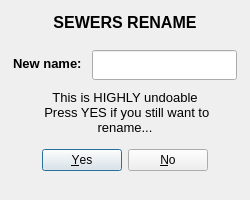
<?xml version="1.0" encoding="UTF-8"?>
<ui version="4.0">
 <class>sewersRenameDialog</class>
 <widget class="QDialog" name="sewersRenameDialog">
  <property name="geometry">
   <rect>
    <x>0</x>
    <y>0</y>
    <width>250</width>
    <height>200</height>
   </rect>
  </property>
  <property name="minimumSize">
   <size>
    <width>250</width>
    <height>200</height>
   </size>
  </property>
  <property name="maximumSize">
   <size>
    <width>250</width>
    <height>200</height>
   </size>
  </property>
  <property name="windowTitle">
   <string>Sewers Rename</string>
  </property>
  <property name="windowIcon">
   <iconset>
    <normaloff>../sewersIcon.ico</normaloff>../sewersIcon.ico</iconset>
  </property>
  <layout class="QFormLayout" name="formLayout">
   <property name="horizontalSpacing">
    <number>6</number>
   </property>
   <property name="verticalSpacing">
    <number>10</number>
   </property>
   <property name="leftMargin">
    <number>13</number>
   </property>
   <property name="topMargin">
    <number>5</number>
   </property>
   <property name="rightMargin">
    <number>13</number>
   </property>
   <property name="bottomMargin">
    <number>13</number>
   </property>
   <item row="1" column="0">
    <widget class="QLabel" name="newNameLabel">
     <property name="font">
      <font>
       <pointsize>10</pointsize>
       <bold>true</bold>
      </font>
     </property>
     <property name="text">
      <string>New name: </string>
     </property>
    </widget>
   </item>
   <item row="1" column="1">
    <widget class="QLineEdit" name="newNameLineEdit">
     <property name="minimumSize">
      <size>
       <width>0</width>
       <height>30</height>
      </size>
     </property>
     <property name="maximumSize">
      <size>
       <width>16777215</width>
       <height>30</height>
      </size>
     </property>
    </widget>
   </item>
   <item row="2" column="0" colspan="2">
    <widget class="QLabel" name="sewersRenameTextLabel">
     <property name="font">
      <font>
       <pointsize>10</pointsize>
      </font>
     </property>
     <property name="text">
      <string>This is HIGHLY undoable
 Press YES if you still want to rename...</string>
     </property>
     <property name="alignment">
      <set>Qt::AlignCenter</set>
     </property>
     <property name="wordWrap">
      <bool>true</bool>
     </property>
    </widget>
   </item>
   <item row="0" column="0" colspan="2">
    <widget class="QLabel" name="sewersRenameTitleLabel">
     <property name="sizePolicy">
      <sizepolicy hsizetype="Minimum" vsizetype="Minimum">
       <horstretch>0</horstretch>
       <verstretch>0</verstretch>
      </sizepolicy>
     </property>
     <property name="minimumSize">
      <size>
       <width>195</width>
       <height>35</height>
      </size>
     </property>
     <property name="maximumSize">
      <size>
       <width>16777215</width>
       <height>35</height>
      </size>
     </property>
     <property name="font">
      <font>
       <pointsize>12</pointsize>
       <bold>true</bold>
      </font>
     </property>
     <property name="text">
      <string>SEWERS RENAME</string>
     </property>
     <property name="alignment">
      <set>Qt::AlignCenter</set>
     </property>
    </widget>
   </item>
   <item row="3" column="0" colspan="2">
    <widget class="QDialogButtonBox" name="sewersRenameButtonBox">
     <property name="minimumSize">
      <size>
       <width>0</width>
       <height>30</height>
      </size>
     </property>
     <property name="orientation">
      <enum>Qt::Horizontal</enum>
     </property>
     <property name="standardButtons">
      <set>QDialogButtonBox::No|QDialogButtonBox::Yes</set>
     </property>
     <property name="centerButtons">
      <bool>true</bool>
     </property>
    </widget>
   </item>
  </layout>
 </widget>
 <resources/>
 <connections>
  <connection>
   <sender>sewersRenameButtonBox</sender>
   <signal>accepted()</signal>
   <receiver>sewersRenameDialog</receiver>
   <slot>accept()</slot>
   <hints>
    <hint type="sourcelabel">
     <x>248</x>
     <y>254</y>
    </hint>
    <hint type="destinationlabel">
     <x>157</x>
     <y>274</y>
    </hint>
   </hints>
  </connection>
  <connection>
   <sender>sewersRenameButtonBox</sender>
   <signal>rejected()</signal>
   <receiver>sewersRenameDialog</receiver>
   <slot>reject()</slot>
   <hints>
    <hint type="sourcelabel">
     <x>316</x>
     <y>260</y>
    </hint>
    <hint type="destinationlabel">
     <x>286</x>
     <y>274</y>
    </hint>
   </hints>
  </connection>
 </connections>
</ui>
